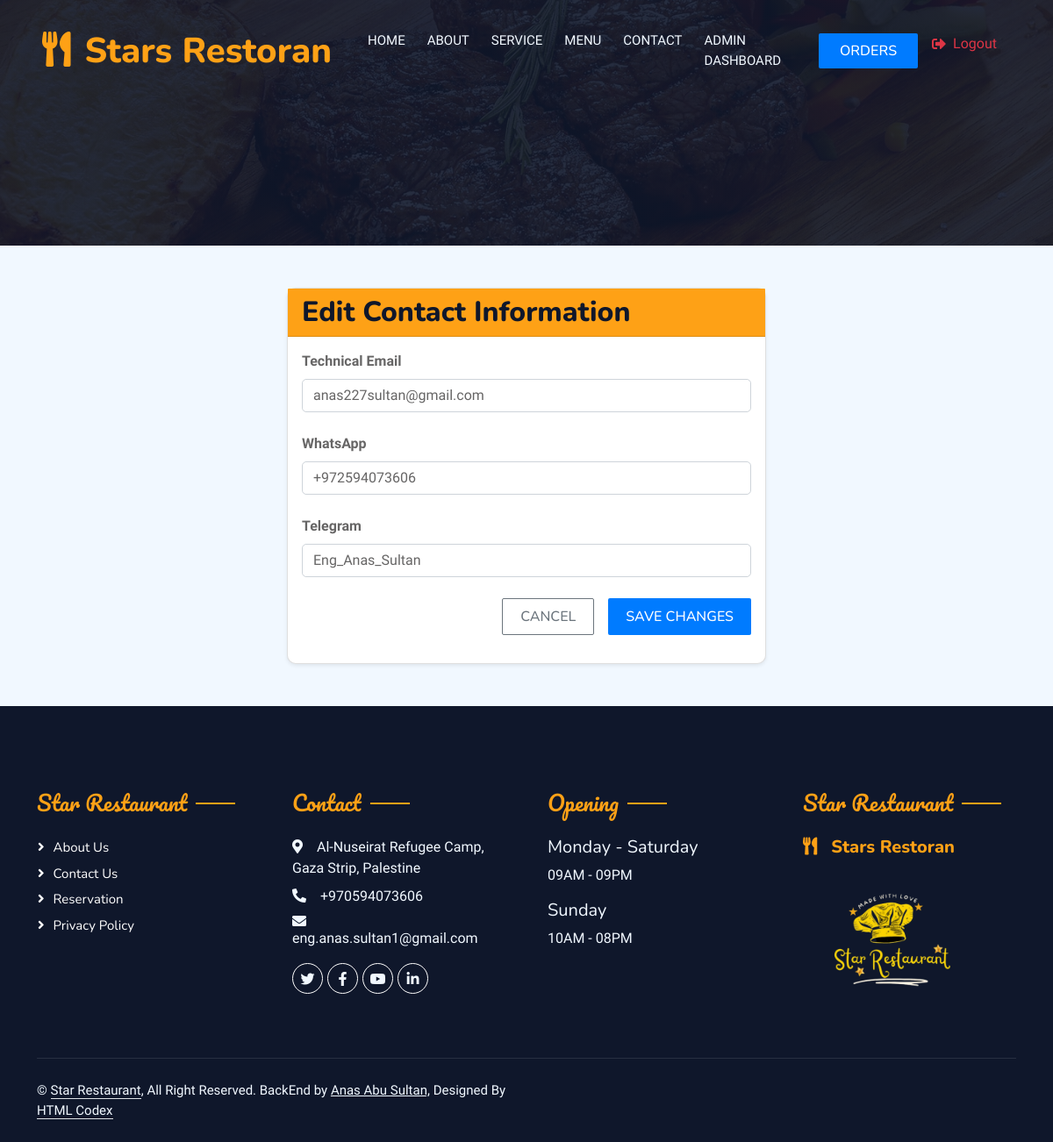
Page /edit-contact/1/ (signed in) on the committed database.
### restaurant_app/models.py (models this page shows, shortened)
class Contact(models.Model):
    booking_email = models.EmailField(default='anas227sultan@gmail.com')
    general_email = models.EmailField(default='anas227sultan@gmail.com')
    technical_email = models.EmailField(default='anas227sultan@gmail.com')
    whatsapp = models.CharField(max_length=15, default='+972594073606')
    telegram = models.CharField(max_length=50, blank=True, null=True)

class Rest_detail(models.Model):
    name = models.CharField(max_length=255,blank=False,default='restaurant')
    address = models.CharField(max_length=255,blank=False,default='address')
    phone_number = models.CharField(max_length=20,blank=False,default='phone_number')
    email = models.EmailField(max_length=255,blank=False,default='email')
    image = models.ImageField(upload_to='restaurant/',default='defa/defa.png')
    description1 = models.CharField(max_length=255,default='Enjoy OurDelicious Meal')
    description2 = models.CharField(max_length=1500,default='Tempor erat elitr rebum at clita. Diam dolor diam ipsum sit. Aliqu diam amet diam et eos. Clita erat ipsum et lorem et sit, sed stet lorem sit clita duo justo magna dolore erat amet')
    video_url = models.URLField(default='https://www.youtube.com/watch?v=LXNdRCjZt00&t=19s')
    background_image_url = models.ImageField(upload_to='restaurant/backgrounds/', default='defa/background.png')
    backend_url = models.URLField(default='https://anasabusultan.pythonanywhere.com/Anas-Abu-Sultan/')

### restaurant_app/views.py (the view)
# urls.py: path('edit-contact/<int:contact_id>/',views.edit_contact,name='edit_contact'),
@staff_member_required
def edit_contact(request, contact_id):
    restaurant_details = Rest_detail.objects.first()
    contact = get_object_or_404(Contact, id=contact_id)
    if request.method == 'POST':
        form = ContactUsForm(request.POST, instance=contact)
        if form.is_valid():
            form.save()
            messages.success(request, 'Contat Us information updated successfully!.')
            return redirect('restaurant_app:dashboard')  # Redirect to the dashboard
        else:
            messages.error(request, "Error in updateing the contact us.")
    else:
        form = ContactUsForm(instance=contact)
    return render(request, 'restaurant/edit_contact.html', {'form': form,'rest_detail':restaurant_details,})

### restaurant_app/forms.py
class ContactUsForm(forms.ModelForm):
    class Meta:
        model = Contact
        fields = ['technical_email', 'whatsapp', 'telegram']

### restaurant_app/templates/restaurant/edit_contact.html (shortened to what this page needs)
{% extends 'admin_templates/base_admin.html' %}
{% load widget_tweaks %}
{% block content %}
<div class="container mt-5">
    <div class="row justify-content-center">
        <div class="col-md-8 col-lg-6">
            <div class="card shadow-sm">
                <div class="card-header bg-primary text-white">
                    <h2 class="card-title mb-0">Edit Contact Information</h2>
                </div>
                <div class="card-body">
                    <form method="post">
                        <div class="mb-4">
                            <label for="{{ form.technical_email.id_for_label }}" class="form-label fw-bold">Technical Email</label>
                            {% render_field form.technical_email class="form-control" placeholder="Enter technical email" %}
                        </div>
                        <div class="mb-4">
                            <label for="{{ form.whatsapp.id_for_label }}" class="form-label fw-bold">WhatsApp</label>
                            {% render_field form.whatsapp class="form-control" placeholder="Enter WhatsApp number" %}
                        </div>
                        <div class="mb-4">
                            <label for="{{ form.telegram.id_for_label }}" class="form-label fw-bold">Telegram</label>
                            {% render_field form.telegram class="form-control" placeholder="Enter Telegram username" %}
                        </div>
                        <div class="d-grid gap-2 d-md-flex justify-content-md-end mt-4">
                            <a href="{% url 'restaurant_app:dashboard' %}" class="btn btn-outline-secondary me-md-2">Cancel</a>
                            <button type="submit" class="btn btn-primary">Save Changes</button>
                        </div>
                    </form>
                </div>
            </div>
        </div>
    </div>
</div>
{% endblock %}

### restaurant_app/templates/restaurant/footer.html (shortened to what this page needs)
<div class="container-fluid bg-dark text-light footer pt-5 mt-5 wow fadeIn" data-wow-delay="0.1s">
    <div class="container py-5">
        <div class="row g-5">
            <div class="col-lg-3 col-md-6">
                <h4 class="section-title ff-secondary text-start text-primary fw-normal mb-4">Star Restaurant</h4>
                <a class="btn btn-link" href="{% url 'restaurant_app:about'%}">About Us</a>
                <a class="btn btn-link" href="{% url 'restaurant_app:contact'%}">Contact Us</a>
                <a class="btn btn-link" href="">Reservation</a>
                <a class="btn btn-link" href="">Privacy Policy</a>
            </div>
            <div class="col-lg-3 col-md-6">
                <h4 class="section-title ff-secondary text-start text-primary fw-normal mb-4">Contact</h4>
                <p class="mb-2"><i class="fa fa-map-marker-alt me-3"></i>{{rest_detail.address}}</p>
                <p class="mb-2"><i class="fa fa-phone-alt me-3"></i>{{rest_detail.phone_number}}</p>
                <p class="mb-2"><i class="fa fa-envelope me-3"></i>{{rest_detail.email}}</p>
                <div class="d-flex pt-2">
                    <a class="btn btn-outline-light btn-social" href={{rest_detail.backend_url}}><i class="fab fa-twitter"></i></a>
                    <a class="btn btn-outline-light btn-social" href={{rest_detail.backend_url}}><i class="fab fa-facebook-f"></i></a>
                    <a class="btn btn-outline-light btn-social" href={{rest_detail.backend_url}}><i class="fab fa-youtube"></i></a>
                    <a class="btn btn-outline-light btn-social" href={{rest_detail.backend_url}}><i class="fab fa-linkedin-in"></i></a>
                </div>
            </div>
            <div class="col-lg-3 col-md-6">
                <h4 class="section-title ff-secondary text-start text-primary fw-normal mb-4">Opening</h4>
                <h5 class="text-light fw-normal">Monday - Saturday</h5>
                <p>09AM - 09PM</p>
                <h5 class="text-light fw-normal">Sunday</h5>
                <p>10AM - 08PM</p>
            </div>
            <div class="col-lg-3 col-md-6">
                <h4 class="section-title ff-secondary text-start text-primary fw-normal mb-4">Star Restaurant</h4>
                <h5 class="text-primary m-0"><i class="fa fa-utensils me-3"></i>Stars Restoran</h5>
                <img src="{{ rest_detail.image.url }}" alt="Logo" style="width: 200px; height: 180px; object-fit: cover; margin-right: 10px;">
            </div>
        </div>
    </div>
    <div class="container">
        <div class="copyright">
            <div class="row">
                <div class="col-md-6 text-center text-md-start mb-3 mb-md-0">
                    &copy; <a class="border-bottom" href="">Star Restaurant</a>, All Right Reserved.
                    BackEnd by <a href={{rest_detail.backend_url}}><u>Anas Abu Sultan,</u> </a> Designed By <a class="border-bottom" href="https://htmlcodex.com">HTML Codex</a>
                </div>
                <div class="col-md-6 text-center text-md-end">
                </div>
            </div>
        </div>
    </div>
</div>

### restaurant_app/static/css/style.css (style rules this page uses)
.ff-secondary { font-family: 'Pacifico', cursive; }
.btn { font-family: 'Nunito', sans-serif; font-weight: 500; text-transform: uppercase; transition: .5s; }
.btn.btn-primary, .btn.btn-secondary { color: #FFFFFF; }
.section-title { position: relative; display: inline-block; }
.section-title::before { position: absolute; content: ""; width: 45px; height: 2px; top: 50%; left: -55px; margin-top: -1px; background: var(--primary); }
.section-title::after { position: absolute; content: ""; width: 45px; height: 2px; top: 50%; right: -55px; margin-top: -1px; background: var(--primary); }
.section-title.text-start::before, .section-title.text-end::after { display: none; }
.footer .btn.btn-social { margin-right: 5px; width: 35px; height: 35px; display: flex; align-items: center; justify-content: center; color: var(--light); border: 1px solid #FFFFFF; border-radius: 35px; transition: .3s; }
.footer .btn.btn-link { display: block; margin-bottom: 5px; padding: 0; text-align: left; color: #FFFFFF; font-size: 15px; font-weight: normal; text-transform: capitalize; transition: .3s; }
.footer .btn.btn-link::before { position: relative; content: "\f105"; font-family: "Font Awesome 5 Free"; font-weight: 900; margin-right: 10px; }
.footer .copyright { padding: 25px 0; font-size: 15px; border-top: 1px solid rgba(256, 256, 256, .1); }
.footer .copyright a { color: var(--light); }

### restaurant_app/templates/restaurant/edit_contact.html (style rules this page uses)
.card { border-radius: 10px; }
.card-header { border-radius: 10px 10px 0 0; }
.form-control { border-radius: 5px; }
.btn-primary { background-color: #007bff; border: none; padding: 8px 20px; }
.btn-outline-secondary { border: 1px solid #6c757d; padding: 8px 20px; }

### rows in the picture
Contact: technical_email "anas227sultan@gmail.com", whatsapp "+972594073606", telegram "Eng_Anas_Sultan"
Rest_detail: address "Al-Nuseirat Refugee Camp, Gaza Strip, Palestine", phone_number "+970594073606", email "eng.anas.sultan1@gmail.com", image (picture)
